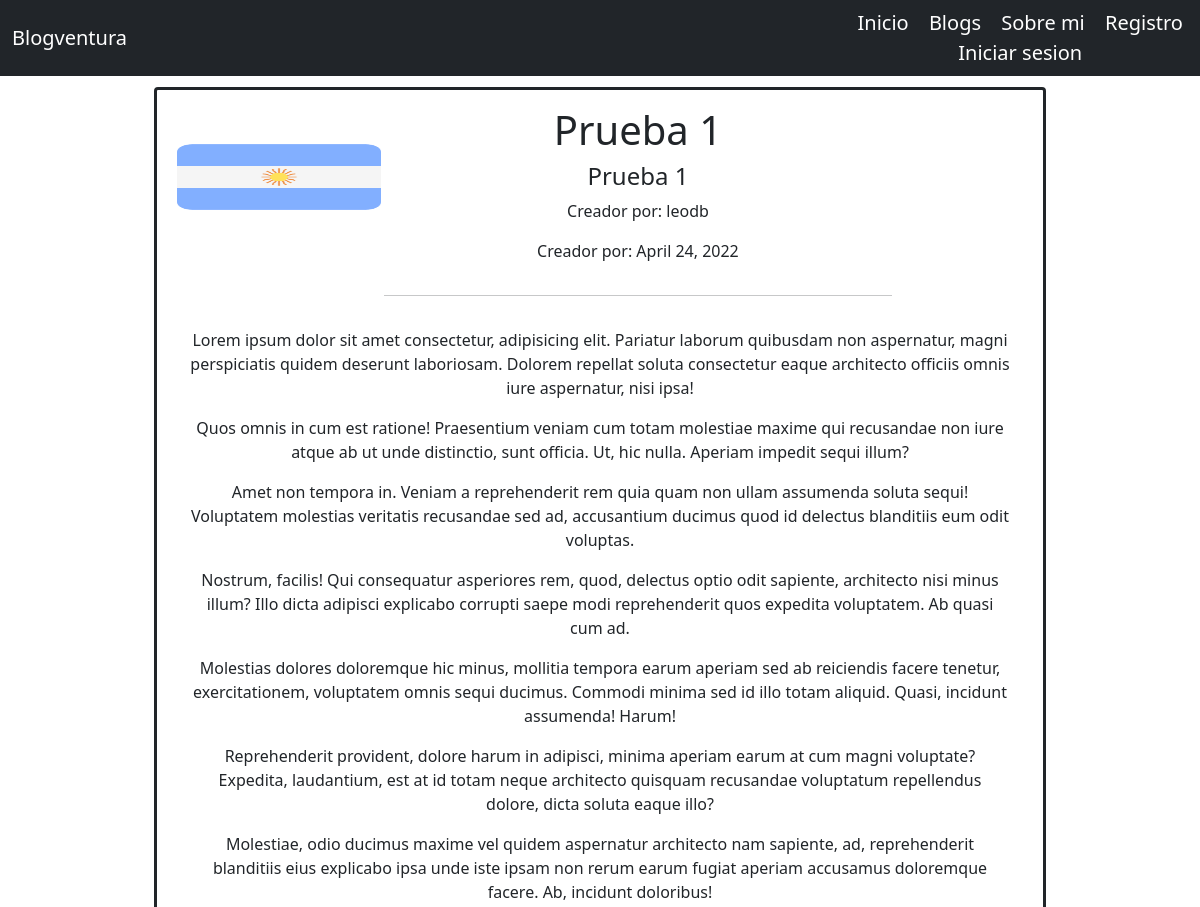
Page /App/especificBlog/24 (upper part) on the earlier database version.
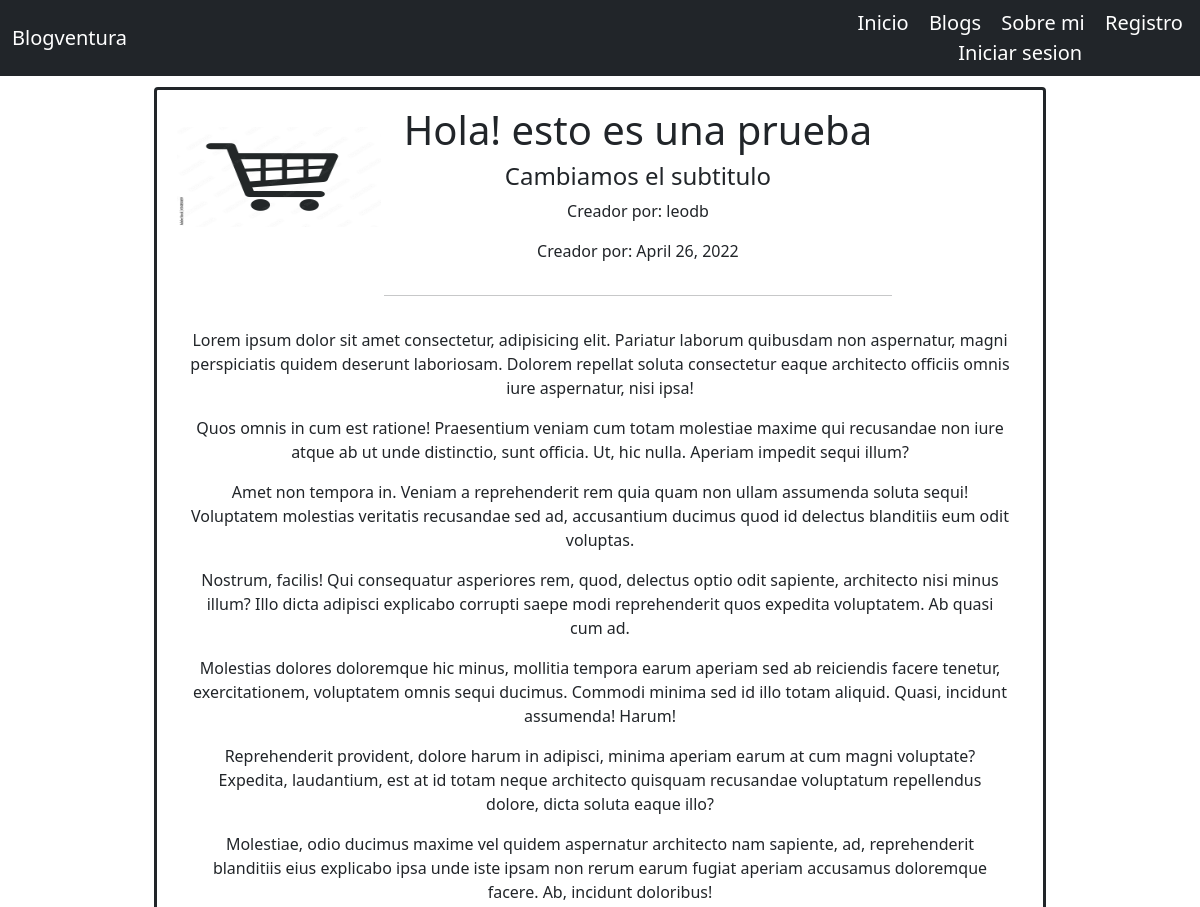
Same page on the later database version.
### App/models.py (models this page shows, shortened)
class Blog(models.Model):
    titulo = models.CharField(max_length=40)
    creador = models.CharField(max_length=40,blank=True)
    contenido = RichTextField()
    creacion = models.DateField(auto_now=True)
    foto = models.ImageField(upload_to="avatars", null=True, blank = True)
    subtitulo = models.CharField(max_length=40)

### App/views.py (the view)
# urls.py: path("especificBlog/<pk>", views.blog_especifico, name="Blogespecifico" ),
def blog_especifico(request, pk):
    avatares = Avatar.objects.filter(user_id=request.user.username)
    blogEspecifico = Blog.objects.get(id=pk)
    if request.user.is_authenticated:
        contexto = {"blogEspecifico":blogEspecifico , "url": avatares[0].imagen.url, "url2": blogEspecifico.foto.url}
        return render (request, "App/blog_especifico.html", contexto)
    else:
        contexto = {"blogEspecifico":blogEspecifico}
        return render (request, "App/blog_especifico.html", contexto)

### App/templates/App/blog_especifico.html (shortened to what this page needs)
{% extends 'App/padre.html' %}
{% load static %}
{% block cambiante %}
<div class="container bcontent  ">
    <div class="card border border-3 border-dark" style="width: 80%; margin: 1%;" >
        <div class="row no-gutters">
            <div class="col-sm-3">
                <img class="card-img" src="{{blogEspecifico.foto.url}}" width="50px" height="100px"  style=" margin-top: 18%; margin-left: 10%; ">
            </div>
            <div class="col-sm-7">
                <div class="card-body">
                    <h1 class="card-title">{{blogEspecifico.titulo}}</h1>
                    <h4 class="card-title">{{blogEspecifico.subtitulo}}</h4>
                    <p class="card-text">Creador por: {{blogEspecifico.creador}}</p>
                    <p class="card-text">Creador por: {{blogEspecifico.creacion}}</p>
                </div>
                <hr>
            </div>
            <div style="padding-left: 5%; padding-right: 5%; padding-bottom: 5%;">
            <p>{{blogEspecifico.contenido| safe}}</p>
            </div>
        </div>
    </div>
</div>
{% endblock cambiante %}

Differences in the rows shown:
changed Blog "leodb": foto: a different picture; titulo "Prueba 1" → "Hola! esto es una prueba"; subtitulo "Prueba 1" → "Cambiamos el subtitulo"; creacion "April 24, 2022" → "April 26, 2022"
